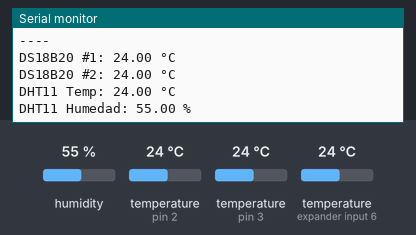
Recording of a sketch running on a simulated Arduino Uno, built with avr-gcc and run on an emulated ATmega328P. On the bench: the last lines printed to the serial monitor. The test bench sets the inputs (shaded band); at power-on: humidity 55 %, temperature (sensors on pin 2, expander input 6, pin 3) 24 °C.

Above: at 4.4 s.
4.5 s: humidity set to 22 %
At 7.5 s:
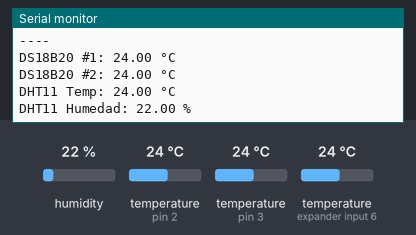
12.1 s: temperature (sensor on pin 2) set to 12 °C
15.9 s: temperature (sensor on expander input 6) set to 12 °C
At 18.8 s:
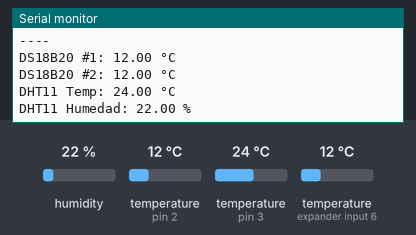
23.5 s: temperature (sensor on pin 3) set to 12 °C
At 27.1 s:
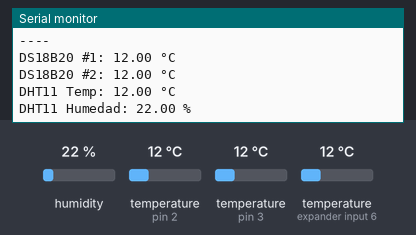
27.3 s: temperature (sensor on pin 2) set to 19 °C
31.1 s: temperature (sensor on expander input 6) set to 19 °C
At 33.5 s:
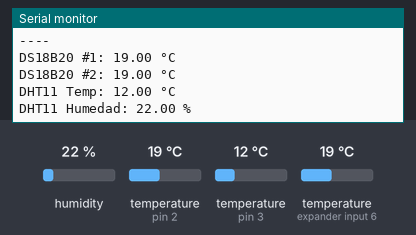
Timing chart, 0 to 35.0 s (numbered marks = the images above; inputs shaded):
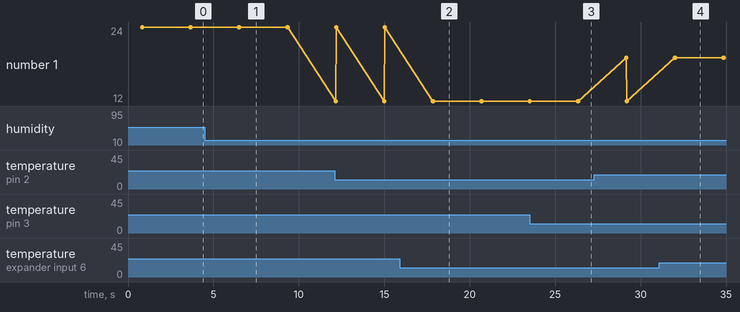

Measured:
- after the input at 4.5 s, the serial monitor: prints a new line after 2.1 s (image 1)
- after the input at 15.9 s, the serial monitor: prints a new line after 2.0 s (image 2)
- after the input at 23.5 s, the serial monitor: prints a new line after 2.9 s (image 3)
- after the input at 31.1 s, the serial monitor: prints a new line after 0.93 s (image 4)

The sketch:

thermometer.ino
```cpp
#include <OneWire.h>
#include <DallasTemperature.h>
#include <DHT.h>

// ---------- CONFIGURACIÓN DS18B20 ----------
#define ONE_WIRE_BUS 2   // Pin D2 para ambos DS18B20
OneWire oneWire(ONE_WIRE_BUS);
DallasTemperature sensors(&oneWire);

// ---------- CONFIGURACIÓN DHT11 ----------
#define DHTPIN 3
#define DHTTYPE DHT11
DHT dht(DHTPIN, DHTTYPE);

void setup() {
  Serial.begin(9600);
  Serial.println("Lectura de sensores DS18B20 y DHT11");

  sensors.begin();
  dht.begin();
}

void loop() {
  // --- Lectura DS18B20 ---
  sensors.requestTemperatures();
  float temp1 = sensors.getTempCByIndex(0);
  float temp2 = sensors.getTempCByIndex(1);

  // --- Lectura DHT11 ---
  float hum = dht.readHumidity();
  float tempDHT = dht.readTemperature(); // °C

  // --- Verificar errores ---
  if (isnan(hum) || isnan(tempDHT)) {
    Serial.println("Error al leer DHT11");
  }

  // --- Mostrar resultados ---
  Serial.println("----");
  Serial.print("DS18B20 #1: "); Serial.print(temp1); Serial.println(" °C");
  Serial.print("DS18B20 #2: "); Serial.print(temp2); Serial.println(" °C");
  Serial.print("DHT11 Temp: "); Serial.print(tempDHT); Serial.println(" °C");
  Serial.print("DHT11 Humedad: "); Serial.print(hum); Serial.println(" %");

  delay(2000);  // espera 2 s entre lecturas
}
```
